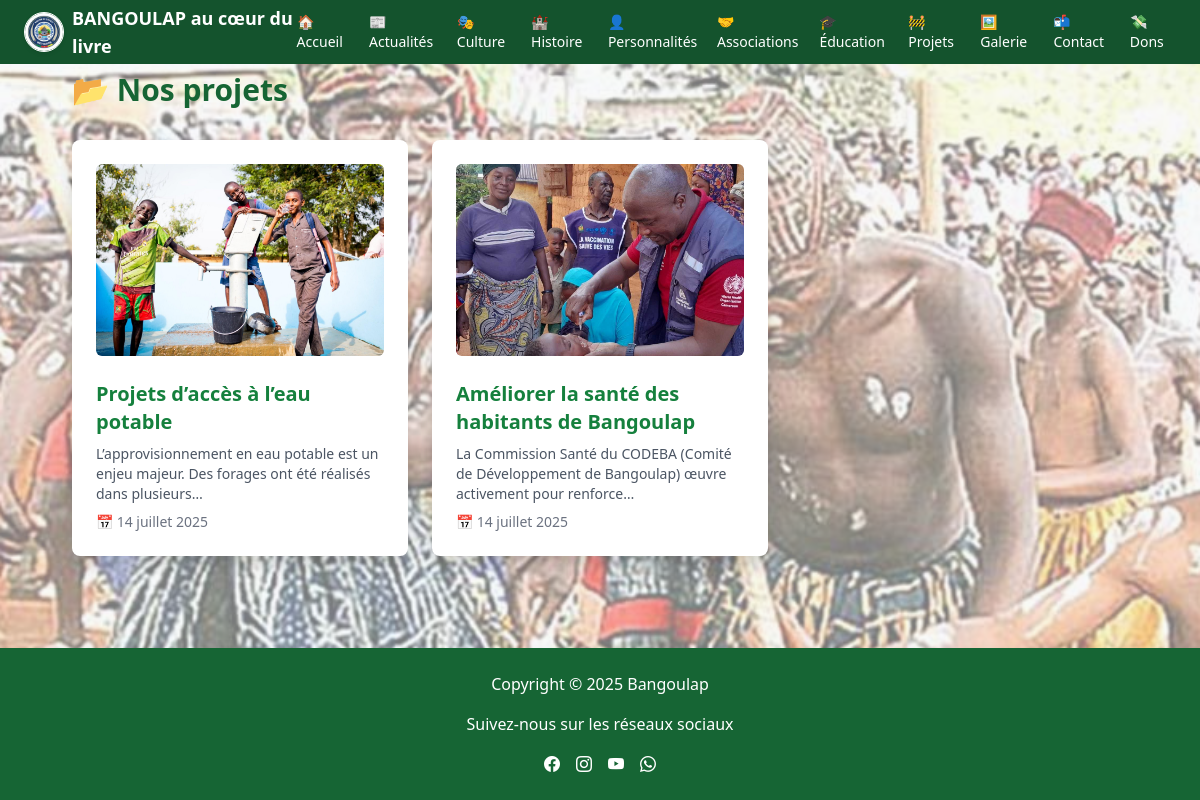
Before: /projets/ with the older database file.
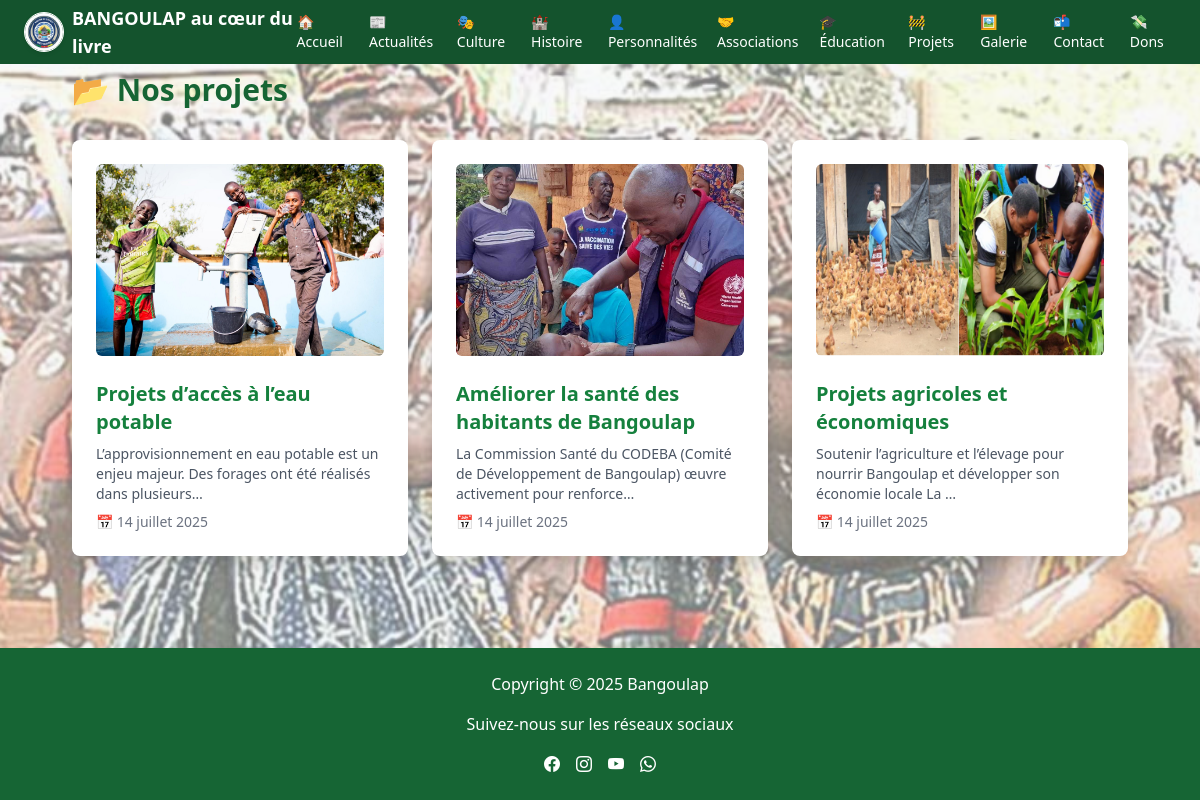
After: the same page with the newer database file.
### projets/models.py (models this page shows, shortened)
class Projet(models.Model):
    titre = models.CharField(max_length=200)
    description = models.TextField()
    date_lancement = models.DateField()
    image = models.ImageField(upload_to='projets/images/', blank=True, null=True)

### projets/views.py (the view)
# urls.py: path('', views.liste_projets, name='liste_projets'),
def liste_projets(request):
    projets = Projet.objects.all().order_by('-date_lancement')
    return render(request, 'projets/liste_projets.html', {'projets': projets})

### projets/templates/projets/liste_projets.html (shortened to what this page needs)
{% extends 'base.html' %}
{% load static %}
{% block content %}
<section class="max-w-6xl mx-auto px-4 py-10">
    <h1 class="text-3xl font-bold text-green-800 mb-8">📂 Nos projets</h1>
    <div class="grid grid-cols-1 md:grid-cols-2 lg:grid-cols-3 gap-6">
    {% for projet in projets %}
        <a href="{% url 'projets:detail' projet_id=projet.id %}" class="block bg-white p-4 rounded-lg shadow hover:shadow-md transition duration-300">
            {% if projet.image %}
                <img src="{{ projet.image.url }}" alt="{{ projet.titre }}" class="w-full h-48 object-cover rounded mb-4">
            {% endif %}
            <h2 class="text-xl font-semibold text-green-700">{{ projet.titre }}</h2>
            <p class="text-sm text-gray-600 mt-2">{{ projet.description|truncatechars:100 }}</p>
            <p class="mt-2 text-gray-500 text-sm">📅 {{ projet.date_lancement|date:"d F Y" }}</p>
        </a>
    {% endfor %}
    </div>
</section>
{% endblock %}

Changed rows visible on the page:
added Projet: image (picture), titre "Projets agricoles et économiques", description "Soutenir l’agriculture et l’élevage pour nourrir Bangoulap et développer son économie locale La …", date_lancement "14 juillet 2025"
